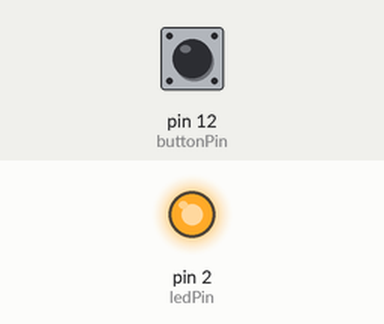
Recording of a sketch running on a simulated Arduino Uno, built with avr-gcc and run on an emulated ATmega328P. On the bench: output pins drawn as LEDs (lit = HIGH). The inputs (shaded band) are chosen by the test bench; at power-on: pin 12 (buttonPin) LOW.

Above: at 1.2 s.
1.3 s: pin 12 (buttonPin) pulled HIGH for 0.15 s
At 1.37 s:
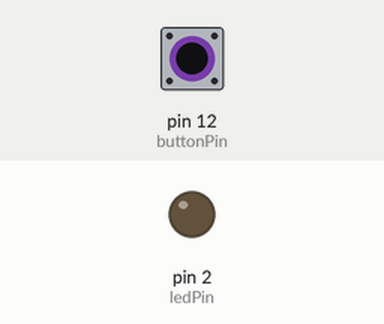
2.9 s: pin 12 (buttonPin) pulled HIGH for 3.2 s
At 7.4 s:
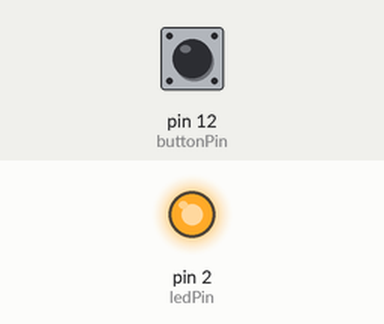
Timing chart, 0 to 8.9 s (numbered marks = the images above; inputs shaded):
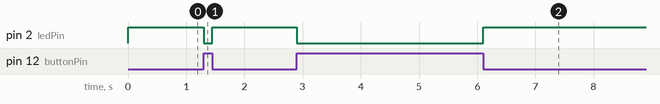

The sketch:

button.ino
```cpp
int ledPin = 2;
int buttonPin = 12;
int val = 0;

void setup() {
  // put your setup code here, to run once:
  pinMode(ledPin, OUTPUT);
  pinMode(buttonPin, INPUT);


}

void loop() {
  // put your main code here, to run repeatedly:
val = digitalRead(buttonPin);
if (val == HIGH) {
    digitalWrite(ledPin, LOW);
  } else {
  digitalWrite(ledPin, HIGH);
  }

}
```

Measured:
- after the input at 1.3 s, pin 2 (ledPin): HIGH → LOW at once, → HIGH 0.15 s later
- after the input at 2.9 s, pin 2 (ledPin): HIGH → LOW at once, → HIGH 3.2 s later
